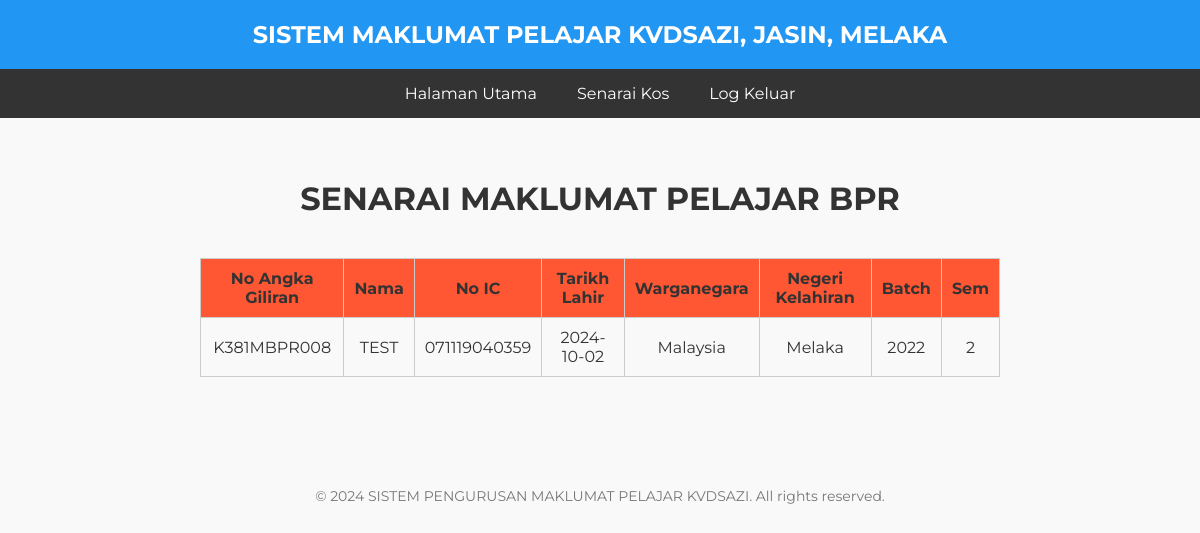
/senaraibpr_pengguna.php, run on the app's committed database.
### tables this page shows
CREATE TABLE `maklumatbpr` (
  `no_angka_giliran` varchar(11) NOT NULL,
  `nama` text NOT NULL,
  `no_ic` varchar(12) NOT NULL,
  `tarikh_lahir` date NOT NULL,
  `warganegara` text NOT NULL,
  `negeri_kelahiran` text NOT NULL,
  `batch` text NOT NULL,
  `sem` text NOT NULL
);

### senaraibpr_pengguna.php (the view, shortened to what this page needs)
<?php
include('connection.php');
?>
<!DOCTYPE html>
<html lang="en">
<head>
</head>
<body>
    <div class="header">
    <h2>SISTEM MAKLUMAT PELAJAR KVDSAZI, JASIN, MELAKA</h2>
    </div>
    <div class="navbar">
        <a href="page_pengguna.php">Halaman Utama</a>
        <a class="kos" href="senaraikos_pengguna.php">Senarai Kos</a>
        <a href="logout.php">Log Keluar</a>
    </div>
    <div class="main-container">
        <h1>SENARAI MAKLUMAT PELAJAR BPR</h1>
        <table>
            <thead>
                <tr>
                    <th>No Angka Giliran</th>
                    <th>Nama</th>
                    <th>No IC</th>
                    <th>Tarikh Lahir</th>
                    <th>Warganegara</th>
                    <th>Negeri Kelahiran</th>
                    <th>Batch</th>
                    <th>Sem</th>
                </tr>
            </thead>
            <tbody>
                <?php
                    $papar = mysqli_query($connect, "SELECT * FROM maklumatbpr");
                    while($row = mysqli_fetch_array($papar)){
                        echo "
                        <tr>
                            <td>".$row['no_angka_giliran']."</td>
                            <td>".$row['nama']."</td>
                            <td>".$row['no_ic']."</td>
                            <td>".$row['tarikh_lahir']."</td>
                            <td>".$row['warganegara']."</td>
                            <td>".$row['negeri_kelahiran']."</td>
                            <td>".$row['batch']."</td>
                            <td>".$row['sem']."</td>
                        </tr>
                        ";
                    }
                ?>
            </tbody>
        </table>
    </div>
    <footer>
        <p>&copy; 2024 SISTEM PENGURUSAN MAKLUMAT PELAJAR KVDSAZI. All rights reserved.</p>
    </footer>
</body>
</html>

### senaraibpr_pengguna.php (style rules this page uses)
body { font-family: 'Montserrat', sans-serif; margin: 0; padding: 0; background-color: #f9f9f9; color: #333; }
.header { background-color: #2196F3; color: white; padding: 20px 0; text-align: center; }
.navbar { background-color: #333; overflow: hidden; display: flex; justify-content: center; }
.navbar a { display: inline-block; padding: 15px 20px; text-decoration: none; color: white; transition: background-color 0.3s, transform 0.2s; }
.main-container { display: flex; flex-direction: column; align-items: center; padding: 40px 20px; text-align: center; }
h2 { color: white; margin: 0; }
h1 { margin-bottom: 20px; color: #333; }
table { width: 100%; max-width: 800px; margin: 20px auto; border-collapse: collapse; }
td, th { padding: 10px; border: 1px solid #ccc; text-align: center; }
th { background-color: #FF5733; }
footer { text-align: center; margin-top: 50px; font-size: 14px; color: #777; }

### data on the page
maklumatbpr: no_angka_giliran "K381MBPR008", nama "TEST", no_ic "071119040359", tarikh_lahir "2024-10-02", warganegara "Malaysia", negeri_kelahiran "Melaka", batch "2022", sem "2"
